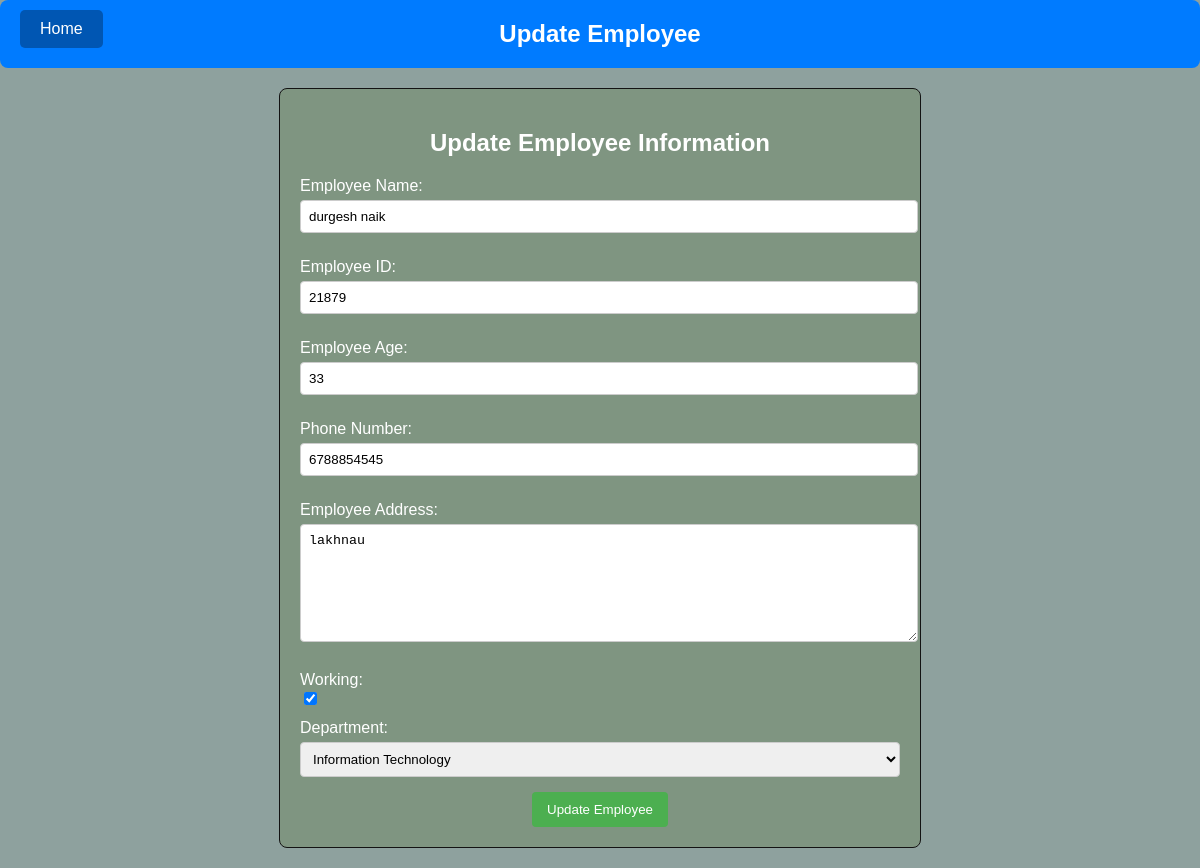
The app's page /emp/update-emp/4 with its own data.
### emp/models.py (models this page shows)
class Emp(models.Model):
    emp_name = models.CharField(max_length=200)
    emp_id = models.CharField(max_length=200)
    emp_age = models.CharField(max_length=10)
    emp_phone_no = models.CharField(max_length=10)
    emp_address = models.CharField(max_length=150)
    emp_working = models.BooleanField(default=True)
    emp_department = models.CharField(max_length=10)

### emp/views.py (the view)
# urls.py: path("update-emp/<int:emp_id>",update_emp),
def update_emp(request,emp_id):
     emp=Emp.objects.get(pk=emp_id)
     return render(request,"emp/update_emp.html",{
     'emp':emp
     })

### myapp/templates/emp/update_emp.html (shortened to what this page needs)
<!DOCTYPE html>
<html lang="en">
<head>
</head>
<body>
    <header>
        <a href="/" class="home-button">Home</a>
        <h1>Update Employee</h1>
    </header>
    <div class="form-container">
        <h2>Update Employee Information</h2>
        <form action="/emp/do-update-emp/{{emp.id}}" method="POST">
            <label for="emp-name">Employee Name:</label>
            <input type="text" id="emp-name" name="emp-name" value="{{emp.emp_name}}" required>
            <label for="emp-id">Employee ID:</label>
            <input type="text" id="emp-id" name="emp-id" value="{{emp.emp_id}}" required>
            <label for="emp-age">Employee Age:</label>
            <input type="number" id="emp-age" name="emp-age" value="{{emp.emp_age}}" required>
            <label for="phone-no">Phone Number:</label>
            <input type="tel" id="phone-no" name="phone-no" value="{{emp.emp_phone_no}}" required>
            <label for="emp-address">Employee Address:</label>
            <textarea id="emp-address" name="emp-address">{{emp.emp_address}}</textarea>
            <label for="emp-working">Working:</label>
            <input {% if emp.emp_working %} checked {% endif %} type="checkbox" id="emp-working" name="emp-working">
            <label for="emp-department">Department:</label>
            <select id="emp-department" name="emp-department">
                <option value="IT" {% if emp.emp_department == 'IT' %} selected {% endif %}>Information Technology</option>
            </select>
            <div style="text-align: center;">
                <button type="submit">Update Employee</button>
            </div>
        </form>
    </div>
</body>
</html>

### myapp/templates/emp/update_emp.html (style rules this page uses)
body { font-family: Arial, sans-serif; margin: 0; padding: 0; background-color: rgb(142, 161, 158); color: white; }
header { background-color: #007BFF; color: white; padding: 20px 30px; text-align: center; position: relative; border-radius: 8px; }
header h1 { margin: 0; font-size: 24px; }
.home-button { position: absolute; left: 20px; top: 10px; padding: 10px 20px; font-size: 16px; background-color: #0056b3; color: white; text-decoration: none; border-radius: 5px; }
.form-container { width: 50%; margin: 20px auto; padding: 20px; border: 1px solid #131313; border-radius: 8px; background-color: #48691336; }
h2 { text-align: center; }
label { display: block; margin-top: 10px; }
input[type="text"], input[type="number"], input[type="tel"], select, textarea { width: 100%; padding: 8px; margin-top: 5px; margin-bottom: 15px; border: 1px solid #ccc; border-radius: 4px; }
textarea { resize: vertical; height: 100px; }
button { padding: 10px 15px; background-color: #4CAF50; color: white; border: none; border-radius: 4px; cursor: pointer; }

### records on screen
Emp: emp-name "durgesh naik", emp-id "21879", emp-age "33", phone-no "6788854545", emp-address "lakhnau", emp_working "☑", emp-department "Information Technology"
